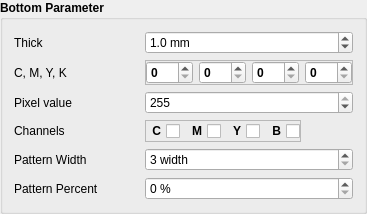
        <widget class="QGroupBox" name="groupBox_6">
         <property name="font">
          <font>
           <family>Arial</family>
           <weight>75</weight>
           <italic>false</italic>
           <bold>true</bold>
          </font>
         </property>
         <property name="title">
          <string>Bottom Parameter</string>
         </property>
         <layout class="QGridLayout" name="gridLayout_26">
          <item row="4" column="2">
           <widget class="QSpinBox" name="bottomCellWidthSPB">
            <property name="font">
             <font>
              <weight>50</weight>
              <bold>false</bold>
             </font>
            </property>
            <property name="suffix">
             <string> width</string>
            </property>
            <property name="minimum">
             <number>3</number>
            </property>
            <property name="singleStep">
             <number>2</number>
            </property>
           </widget>
          </item>
          <item row="5" column="2">
           <widget class="QSpinBox" name="bottomPatternPercentSPB">
            <property name="font">
             <font>
              <weight>50</weight>
              <bold>false</bold>
             </font>
            </property>
            <property name="suffix">
             <string> %</string>
            </property>
            <property name="maximum">
             <number>100</number>
            </property>
           </widget>
          </item>
          <item row="0" column="2">
           <widget class="QDoubleSpinBox" name="bottomThickDSB">
            <property name="font">
             <font>
              <weight>50</weight>
              <bold>false</bold>
             </font>
            </property>
            <property name="suffix">
             <string> mm</string>
            </property>
            <property name="decimals">
             <number>1</number>
            </property>
            <property name="maximum">
             <double>50.000000000000000</double>
            </property>
            <property name="singleStep">
             <double>0.100000000000000</double>
            </property>
            <property name="value">
             <double>1.000000000000000</double>
            </property>
           </widget>
          </item>
          <item row="3" column="0">
           <widget class="QLabel" name="label_22">
            <property name="font">
             <font>
              <family>Arial</family>
              <weight>50</weight>
              <bold>false</bold>
             </font>
            </property>
            <property name="text">
             <string>Channels</string>
            </property>
           </widget>
          </item>
          <item row="0" column="0">
           <widget class="QLabel" name="label_21">
            <property name="font">
             <font>
              <family>Arial</family>
              <weight>50</weight>
              <italic>false</italic>
              <bold>false</bold>
             </font>
            </property>
            <property name="text">
             <string>Thick</string>
            </property>
           </widget>
          </item>
          <item row="0" column="1">
           <spacer name="horizontalSpacer_5">
            <property name="orientation">
             <enum>Qt::Horizontal</enum>
            </property>
            <property name="sizeHint" stdset="0">
             <size>
              <width>40</width>
              <height>20</height>
             </size>
            </property>
           </spacer>
          </item>
          <item row="4" column="0">
           <widget class="QLabel" name="label_23">
            <property name="font">
             <font>
              <family>Arial</family>
              <weight>50</weight>
              <italic>false</italic>
              <bold>false</bold>
             </font>
            </property>
            <property name="text">
             <string>Pattern Width</string>
            </property>
           </widget>
          </item>
          <item row="2" column="2">
           <widget class="QSpinBox" name="bottomPixelValueDS">
            <property name="font">
             <font>
              <weight>50</weight>
              <bold>false</bold>
             </font>
            </property>
            <property name="suffix">
             <string/>
            </property>
            <property name="minimum">
             <number>0</number>
            </property>
            <property name="maximum">
             <number>255</number>
            </property>
            <property name="singleStep">
             <number>1</number>
            </property>
            <property name="value">
             <number>255</number>
            </property>
           </widget>
          </item>
          <item row="5" column="0">
           <widget class="QLabel" name="label_24">
            <property name="font">
             <font>
              <weight>50</weight>
              <bold>false</bold>
             </font>
            </property>
            <property name="text">
             <string>Pattern Percent</string>
            </property>
           </widget>
          </item>
          <item row="2" column="0">
           <widget class="QLabel" name="bottomPixelValueLB_2">
            <property name="font">
             <font>
              <weight>50</weight>
              <bold>false</bold>
             </font>
            </property>
            <property name="text">
             <string>Pixel value</string>
            </property>
           </widget>
          </item>
          <item row="3" column="2">
           <widget class="QFrame" name="frame_7">
            <property name="sizePolicy">
             <sizepolicy hsizetype="Fixed" vsizetype="Fixed">
              <horstretch>0</horstretch>
              <verstretch>0</verstretch>
             </sizepolicy>
            </property>
            <property name="minimumSize">
             <size>
              <width>130</width>
              <height>21</height>
             </size>
            </property>
            <property name="frameShape">
             <enum>QFrame::StyledPanel</enum>
            </property>
            <property name="frameShadow">
             <enum>QFrame::Raised</enum>
            </property>
            <layout class="QGridLayout" name="gridLayout_11">
             <property name="leftMargin">
              <number>0</number>
             </property>
             <property name="topMargin">
              <number>0</number>
             </property>
             <property name="rightMargin">
              <number>0</number>
             </property>
             <property name="bottomMargin">
              <number>0</number>
             </property>
             <property name="spacing">
              <number>6</number>
             </property>
             <item row="0" column="0">
              <widget class="QCheckBox" name="C_BM_Che">
               <property name="sizePolicy">
                <sizepolicy hsizetype="Fixed" vsizetype="Fixed">
                 <horstretch>0</horstretch>
                 <verstretch>0</verstretch>
                </sizepolicy>
               </property>
               <property name="maximumSize">
                <size>
                 <width>35</width>
                 <height>21</height>
                </size>
               </property>
               <property name="layoutDirection">
                <enum>Qt::RightToLeft</enum>
               </property>
               <property name="styleSheet">
                <string notr="true">font: 75 9pt &quot;Arial&quot;;</string>
               </property>
               <property name="text">
                <string>C</string>
               </property>
               <property name="checked">
                <bool>false</bool>
               </property>
              </widget>
             </item>
             <item row="0" column="1">
              <widget class="QCheckBox" name="M_BM_Che">
               <property name="sizePolicy">
                <sizepolicy hsizetype="Fixed" vsizetype="Fixed">
                 <horstretch>0</horstretch>
                 <verstretch>0</verstretch>
                </sizepolicy>
               </property>
               <property name="maximumSize">
                <size>
                 <width>35</width>
                 <height>21</height>
                </size>
               </property>
               <property name="layoutDirection">
                <enum>Qt::RightToLeft</enum>
               </property>
               <property name="styleSheet">
                <string notr="true">font: 75 9pt &quot;Arial&quot;;</string>
               </property>
               <property name="text">
                <string>M</string>
               </property>
               <property name="checked">
                <bool>false</bool>
               </property>
              </widget>
             </item>
             <item row="0" column="2">
              <widget class="QCheckBox" name="Y_BM_Che">
               <property name="sizePolicy">
                <sizepolicy hsizetype="Fixed" vsizetype="Fixed">
                 <horstretch>0</horstretch>
                 <verstretch>0</verstretch>
                </sizepolicy>
               </property>
               <property name="maximumSize">
                <size>
                 <width>35</width>
                 <height>21</height>
                </size>
               </property>
               <property name="layoutDirection">
                <enum>Qt::RightToLeft</enum>
               </property>
               <property name="styleSheet">
                <string notr="true">font: 75 9pt &quot;Arial&quot;;</string>
               </property>
               <property name="text">
                <string>Y</string>
               </property>
               <property name="checked">
                <bool>false</bool>
               </property>
              </widget>
             </item>
             <item row="0" column="3">
              <widget class="QCheckBox" name="B_BM_Che">
               <property name="sizePolicy">
                <sizepolicy hsizetype="Fixed" vsizetype="Fixed">
                 <horstretch>0</horstretch>
                 <verstretch>0</verstretch>
                </sizepolicy>
               </property>
               <property name="minimumSize">
                <size>
                 <width>30</width>
                 <height>0</height>
                </size>
               </property>
               <property name="maximumSize">
                <size>
                 <width>35</width>
                 <height>21</height>
                </size>
               </property>
               <property name="layoutDirection">
                <enum>Qt::RightToLeft</enum>
               </property>
               <property name="styleSheet">
                <string notr="true">font: 75 9pt &quot;Arial&quot;;</string>
               </property>
               <property name="text">
                <string>B</string>
               </property>
               <property name="checked">
                <bool>false</bool>
               </property>
              </widget>
             </item>
            </layout>
           </widget>
          </item>
          <item row="1" column="2">
           <widget class="QFrame" name="frame_19">
            <property name="frameShape">
             <enum>QFrame::StyledPanel</enum>
            </property>
            <property name="frameShadow">
             <enum>QFrame::Raised</enum>
            </property>
            <layout class="QGridLayout" name="gridLayout_30">
             <property name="leftMargin">
              <number>0</number>
             </property>
             <property name="topMargin">
              <number>0</number>
             </property>
             <property name="rightMargin">
              <number>0</number>
             </property>
             <property name="bottomMargin">
              <number>0</number>
             </property>
             <item row="0" column="2">
              <widget class="QSpinBox" name="bottom_Y_SB">
               <property name="maximum">
                <number>255</number>
               </property>
              </widget>
             </item>
             <item row="0" column="3">
              <widget class="QSpinBox" name="bottom_K_SB">
               <property name="maximum">
                <number>255</number>
               </property>
              </widget>
             </item>
             <item row="0" column="1">
              <widget class="QSpinBox" name="bottom_M_SB">
               <property name="maximum">
                <number>255</number>
               </property>
              </widget>
             </item>
             <item row="0" column="0">
              <widget class="QSpinBox" name="bottom_C_SB">
               <property name="maximum">
                <number>255</number>
               </property>
               <property name="value">
                <number>0</number>
               </property>
              </widget>
             </item>
            </layout>
           </widget>
          </item>
          <item row="1" column="0">
           <widget class="QLabel" name="label_29">
            <property name="font">
             <font>
              <family>Arial</family>
              <weight>50</weight>
              <italic>false</italic>
              <bold>false</bold>
             </font>
            </property>
            <property name="text">
             <string>C, M, Y, K</string>
            </property>
           </widget>
          </item>
         </layout>
        </widget>
